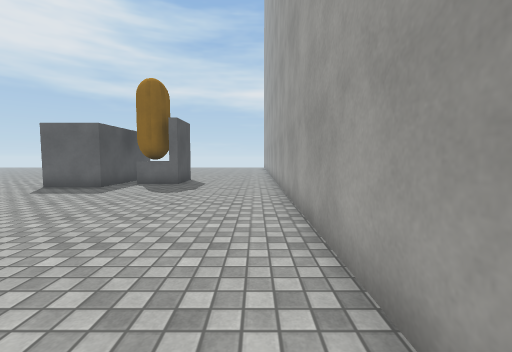
[1] (above)

23 first-person views from a walk through a 3-D level made in the Unity game engine. The camera is 1.2 m above the floor, tilts 4° down and sees 90° across. The floor is counted in squares, 1 m on a side. Each view is taken from the middle of a square. On the plan, view 1 faces up. The plan holds only what a view shows up to about 12 squares ahead; the rest is blank. The place goes on beyond the plan. The player character is not drawn. Surface patterns are stand-ins for the level's own textures.

[2]
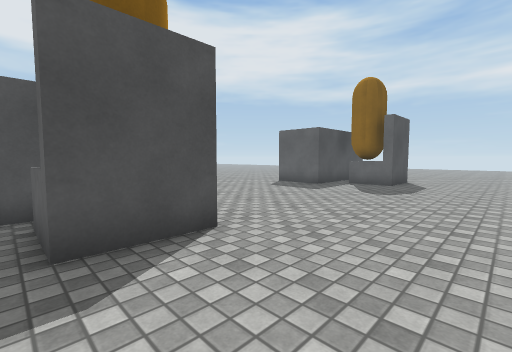

[3]
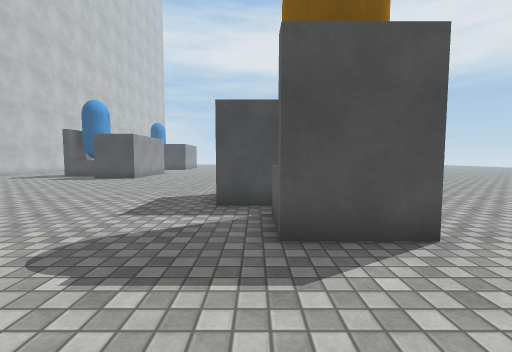

[4]
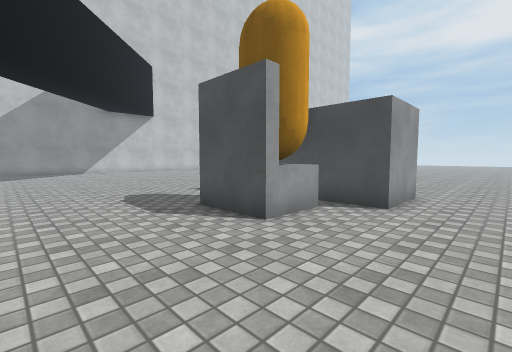

[5]
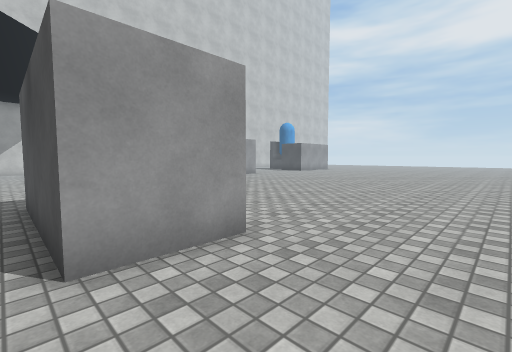

[6]
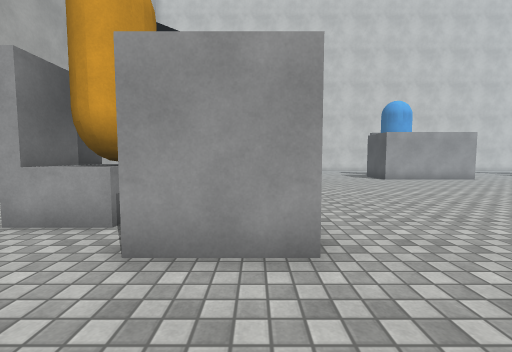

[7]
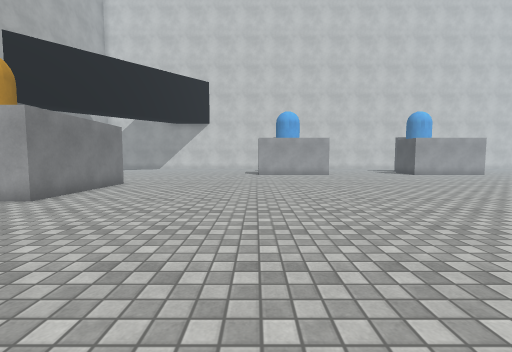

[8]
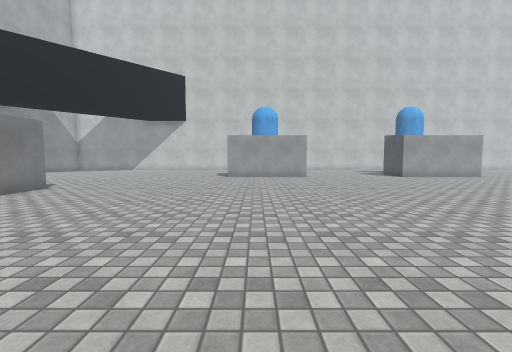

[9]
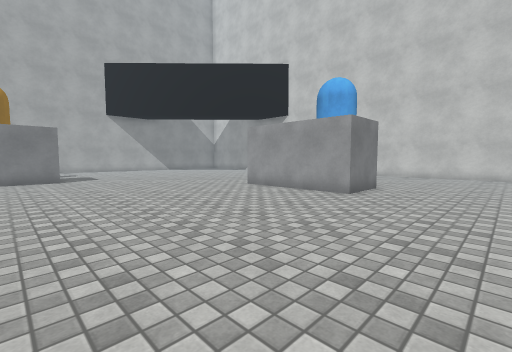

[10]
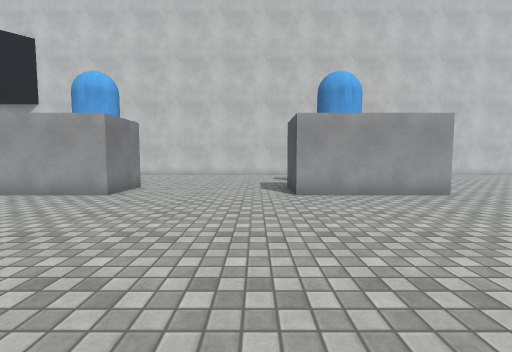

[11]
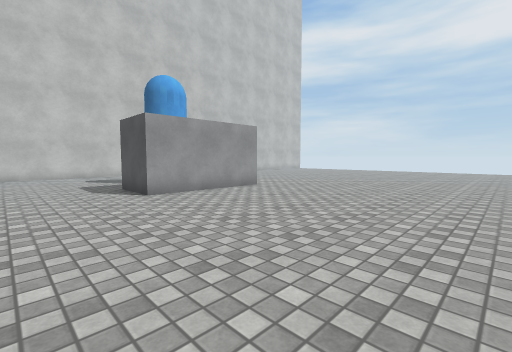

[12]
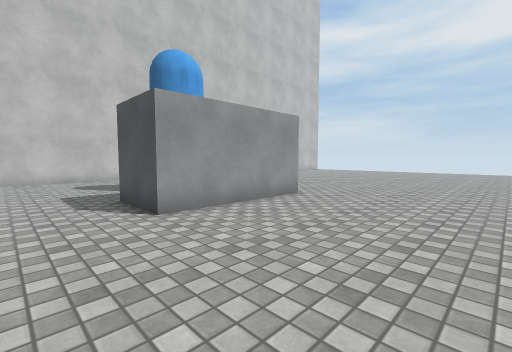

[13]
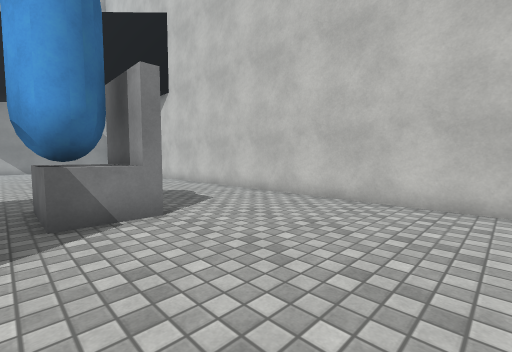

[14]
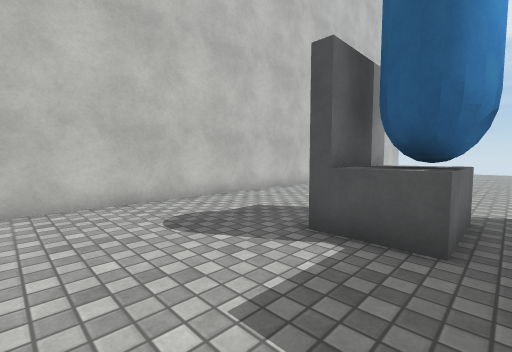

[15]
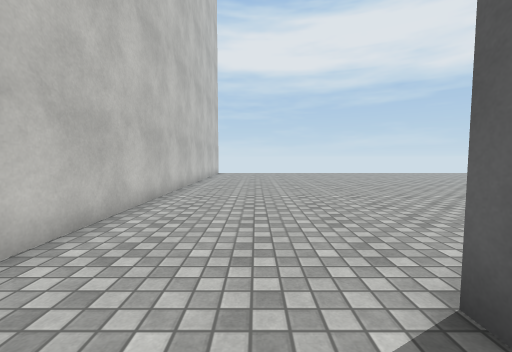

[16]
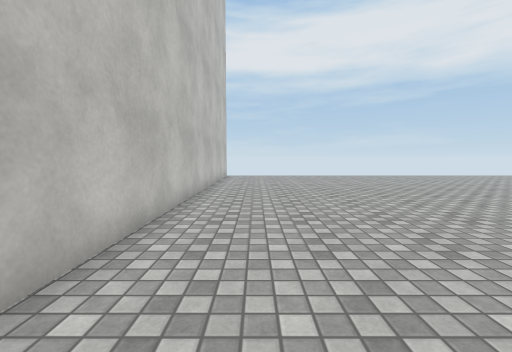

[17]
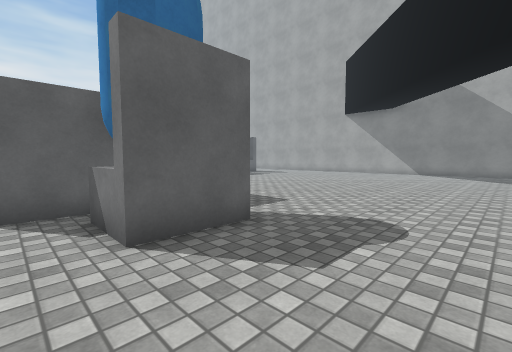

[18]
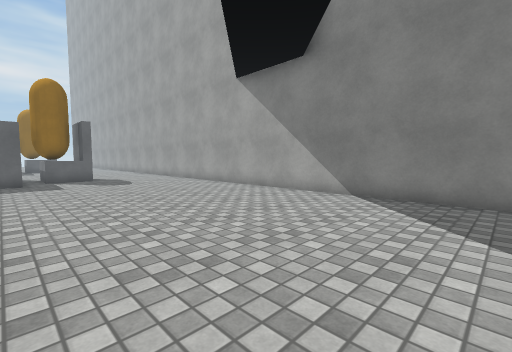

[19]
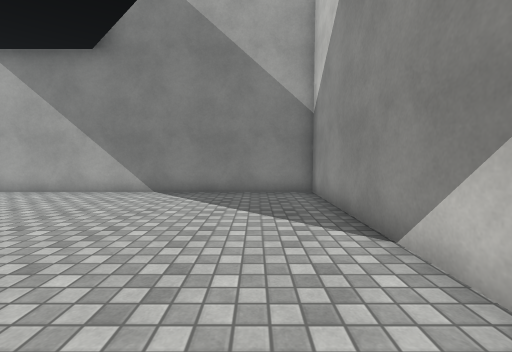

[20]
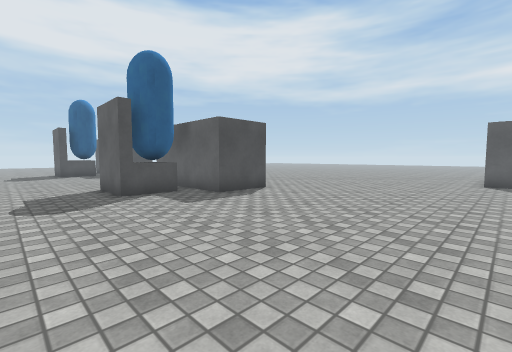

[21]
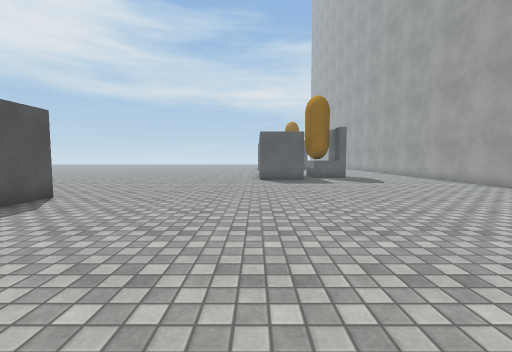

[22]
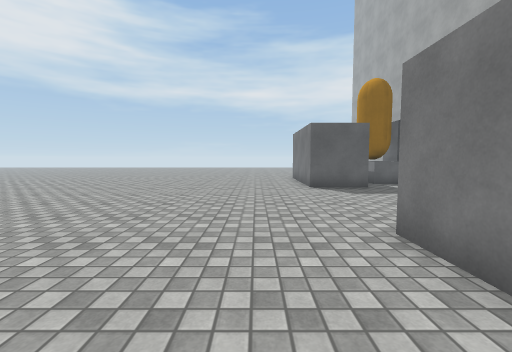

[23]
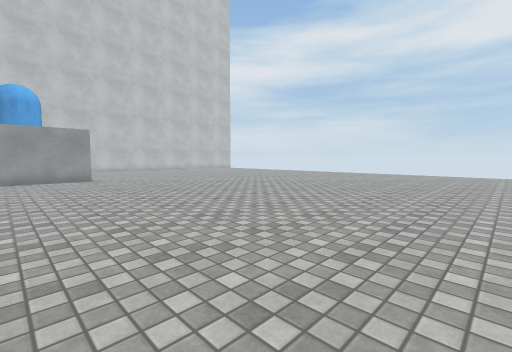

### Floor plan
Points are (right, up) in squares from view 1. A wall is a line through its corners. A room is listed if a view was taken in it or the views show most of it. See-through windows are left out.
Room 1 (views 1, 2, 3, 4, 5, 6, 7, 8, 9, 10, 11, 12, 13, 14, 15, 16, 17, 18, 19, 20, 21, 22, 23)
walls: (-18.6, -9.6) (-20.2, -9.6) (-20.2, -7.2) (-15.2, -7.2) (-15.2, -9.6) (-17.1, -9.6); (-31.4, -7.2) (-26.3, -7.2) (-26.3, -9.6); (-18.4, -12.4) (-18.9, -12.4) (-18.9, -11.9); (-30, -12) (-27.7, -12) (-27.7, -12.5); (-29.5, -12.4) (-30, -12.4); (-6.4, 0.6) (-6.4, -1) (-8.8, -1) (-8.8, 4) (-6.4, 4) (-6.4, 2.5); (-6.4, 12.1) (-6.4, 10.5) (-8.8, 10.5) (-8.8, 12); (-6.1, -17) (1, -17) (1, -2.9); (1, 0.9) (1, 11.6); (-3.6, 12.5) (-3.6, 11.9) (-4, 11.9); (-43.1, -17) (-13.9, -17)
objects: other object (-30, -11) to (-28, -10); other object (-29, -12); other object (-19, -11) to (-17, -10); other object (-18, -12) to (-17, -12); other object (-6, 1) to (-5, 2); other object (-5, 0) to (-4, 3); other object (-5, 12)

Where each view was taken, in squares from view 1:
view 1: 0 up, 0 right, facing up
view 2: 0 up, 0 right, facing up-left
view 3: 0 up, 0 right, facing left
view 4: 6 up, 0 right, facing down-left
view 5: 7 up, 6 left, facing down-left
view 6: 7 up, 8 left, facing down
view 7: 11 up, 15 left, facing down
view 8: 9 up, 17 left, facing down
view 9: 1 up, 24 left, facing down-right
view 10: 1 up, 25 left, facing down
view 11: 1 up, 23 left, facing down-left
view 12: 2 down, 24 left, facing down-left
view 13: 10 down, 24 left, facing down-right
view 14: 10 down, 24 left, facing down-left
view 15: 14 down, 28 left, facing left
view 16: 15 down, 31 left, facing left
view 17: 16 down, 20 left, facing up-right
view 18: 15 down, 7 left, facing up-right
view 19: 15 down, 8 left, facing right
view 20: 15 down, 8 left, facing up-left
view 21: 15 down, 9 left, facing up
view 22: 0 up, 11 left, facing up
view 23: 8 up, 28 left, facing down-left
